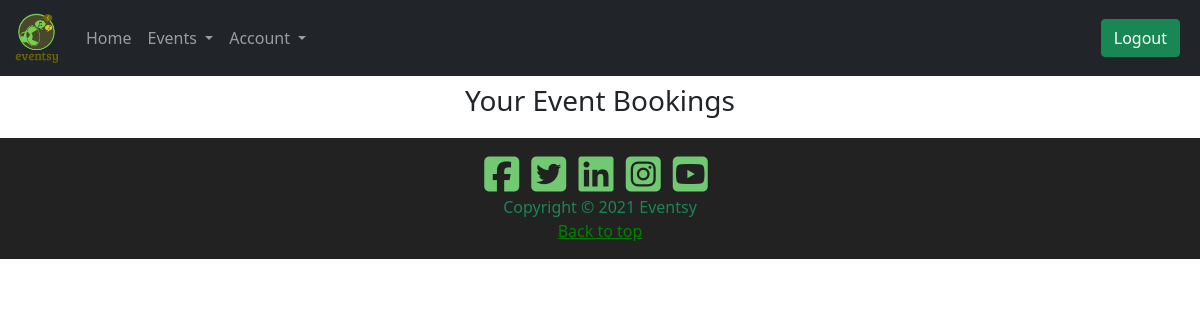
Before: /events/mybookings (signed in) with the older database file.
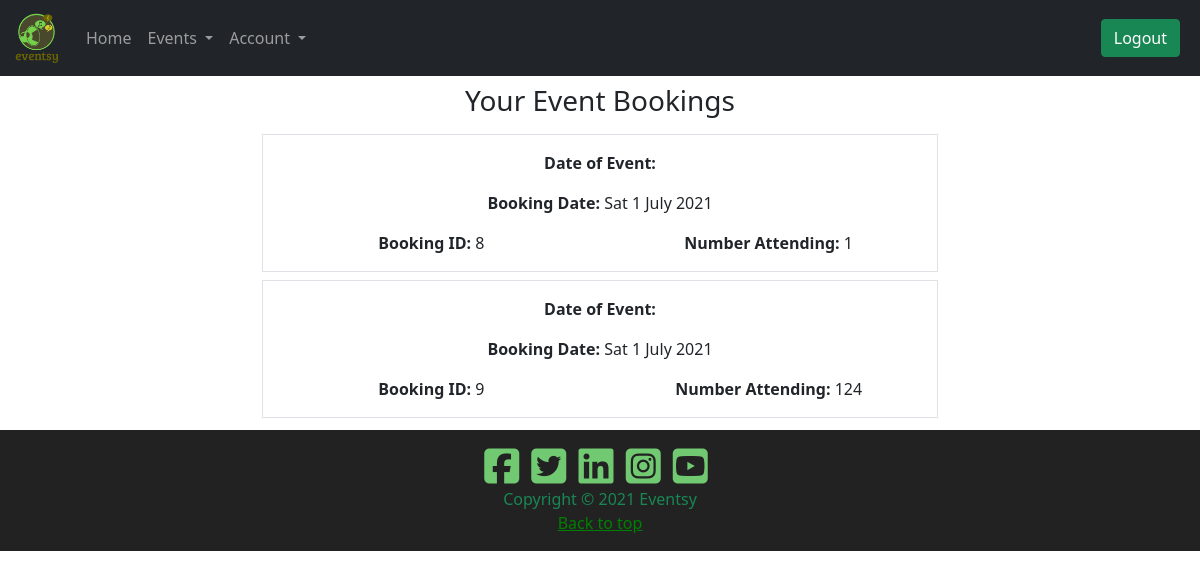
After: the same page with the newer database file.
### Website/models.py (models this page shows, shortened)
class Booking(db.Model):
    __tablename__ = 'bookings'
    id = db.Column(db.Integer, primary_key=True)
    created_at = db.Column(db.Date, default=date.today)
    user = db.Column(db.Integer, db.ForeignKey('users.id'))
    event_id = db.Column(db.Integer, db.ForeignKey('events.id'))
    attending = db.Column(db.Integer, nullable=False)

### Website/event.py (the view)
@bp.route('/mybookings')
@login_required
def bookings():
    bookings = Booking.query.filter_by(user=current_user.id).all()
    return render_template('event/bookedevents.html', bookings=bookings)

### Website/templates/event/bookedevents.html (shortened to what this page needs)
{% extends "base.html" %}
{% block content %}
<div class="container-fluid">
    <div class="row justify-content-center">
        <div class="row text-center mt-2">
            <h3>Your Event Bookings</h3>
        </div>
    </div>
<div class="row text-center justify-content-center pt-2 mb-1 mx-2">
{% for booking in bookings %}
        <div class="col-12 col-md-9 col-lg-7 border pt-2 d-flex flex-column justify-content-center mb-2">
            <div class="col-12">
                <p><b>Date of Event: </b>{{booking.event_date}}</p>
            </div>
            <div class="col-12">
                <p><b>Booking Date: </b>Sat 1 July 2021</p>
            </div>
            <div class="row">
                <div class="col-12 col-lg-6">
                    <p><b>Booking ID: </b>{{booking.id}}</p>
                </div>
                <div class="col-12 col-lg-6">
                    <p><b>Number Attending: </b>{{booking.attending}}</p>
                </div>
            </div>
        </div>
        {% endfor %}
    </div>
</div>
{% endblock %}

### Website/templates/base.html (shortened to what this page needs)
<!doctype html>
<html lang="en">
<head>
  <link rel="stylesheet" type="text/css" href="../../static/custom.css">
  <link href="https://cdn.jsdelivr.net/npm/bootstrap@5.1.1/dist/css/bootstrap.min.css" rel="stylesheet"
>
</head>
<header>
  <nav class="navbar navbar-expand-lg navbar-dark bg-dark">
    <div class="container-fluid">
      <a class="navbar-brand" href="{{url_for('main.index')}}">
        <img class="logo" src="../../static/images/logo4.jpg">
      </a>
      <div class="collapse navbar-collapse" id="navbarSupportedContent">
        <ul class="navbar-nav me-auto mb-2 mb-lg-0">
          <li class="nav-item">
            <a class="nav-link" aria-current="page" href="{{url_for('main.index')}}">Home</a>
          </li>
          <li class="nav-item dropdown">
            <a class="nav-link dropdown-toggle" href="#" id="navbarDropdown" role="button" data-bs-toggle="dropdown"
              aria-expanded="false">
              Events
            </a>
          </li>
          {% if current_user.is_authenticated %}
          <li class="nav-item dropdown">
            <a class="nav-link dropdown-toggle" href="#" id="navbarDropdown" role="button" data-bs-toggle="dropdown"
              aria-expanded="false">
              Account
            </a>
          </li>
          {% endif %}
        </ul>
        {% if current_user.is_authenticated %}
        <div class="d-grid gap-3 d-lg-flex justify-content-md-end">
          <button class="btn btn-success me-md-2" onclick="window.location.href='/logout'" type="button">Logout</button>
        </div>
        {% else %}
        <div class="d-grid gap-2 d-md-flex justify-content-md-end">
          <button class="btn btn-success me-md-2" onclick="window.location.href='/login'" type="button">Sign In |
            Register</button>
        </div>
        {% endif %}
      </div>
    </div>
  </nav>
</header>
<main>
  <body>
    {% block content %}
    {% endblock %}
  </body>
</main>
<footer>
  <div class="d-flex flex-column text-center">
    <div class="col footicons align-content-center mt-3">
      <a class="me-2" href="https://www.facebook.com/" target="_blank"><i class="fab fa-facebook-square"></i></a>
      <a class="me-2" href="https://twitter.com/joerogan" target="_blank"><i class="fab fa-twitter-square"></i></a>
      <a class="me-2" href="https://www.linkedin.com/feed/" target="_blank"><i class="fab fa-linkedin"></i></a>
      <a class="me-2" href="https://www.instagram.com" target="_blank"><i class="fab fa-instagram-square"></i></a>
      <a class="me-2" href="https://www.youtube.com" target="_blank"><i class="fab fa-youtube-square"></i></a>
    </div>
    <div class="col">
      <p class="text-success mb-0">Copyright © 2021 Eventsy</p>
      <p><a href="#" style="color: green;">Back to top</a></p>
    </div>
  </div>
</footer>
</html>

### Website/static/custom.css (style rules this page uses)
.logo { height: 50px; width: 50px; }
footer { background:#222; bottom: 0; }
.footicons i { color:rgb(113, 202, 113); font-size: 40px; }

Changed rows visible on the page:
added Booking: id "8", attending "1"
added Booking: id "9", attending "124"
